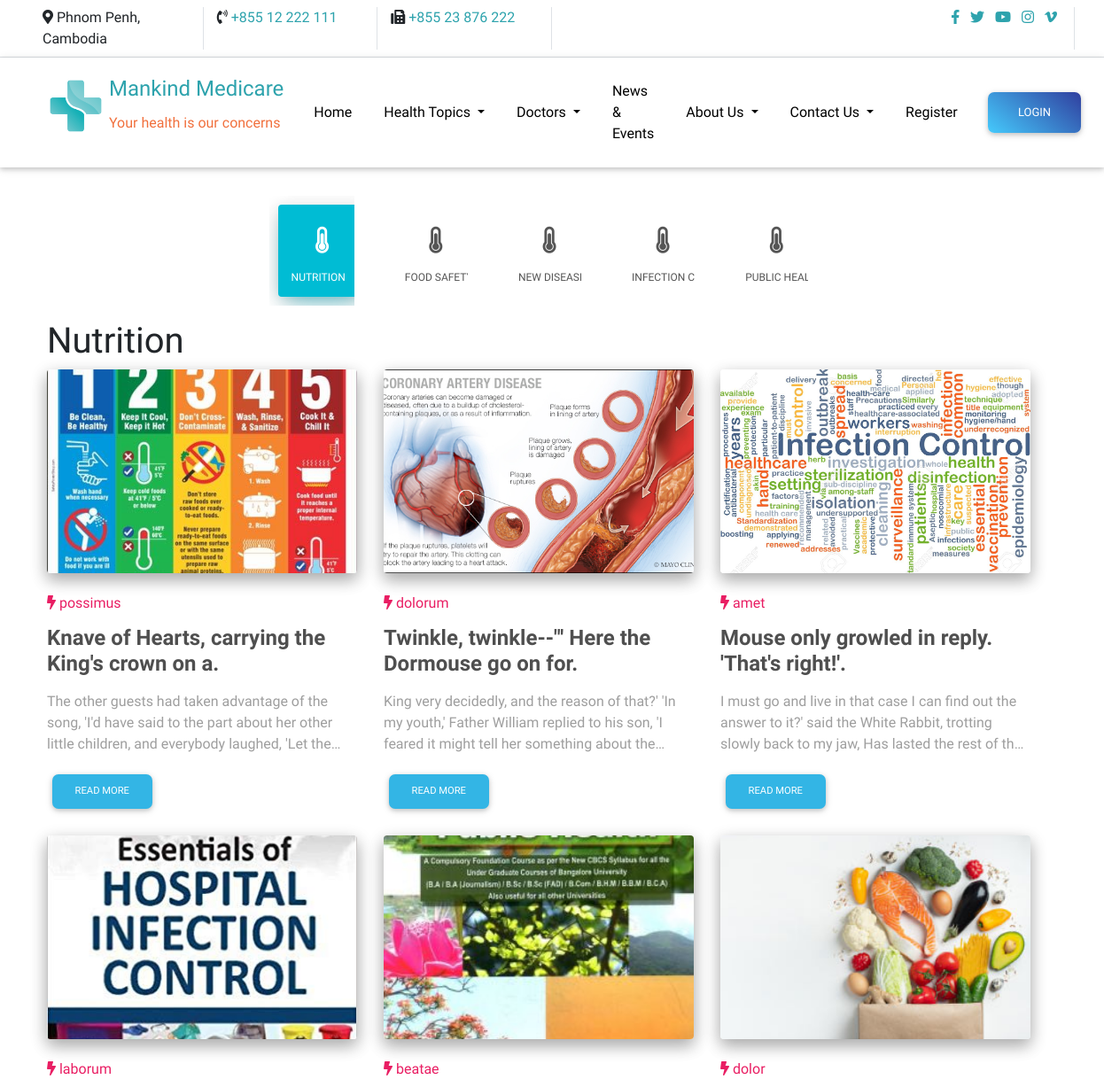
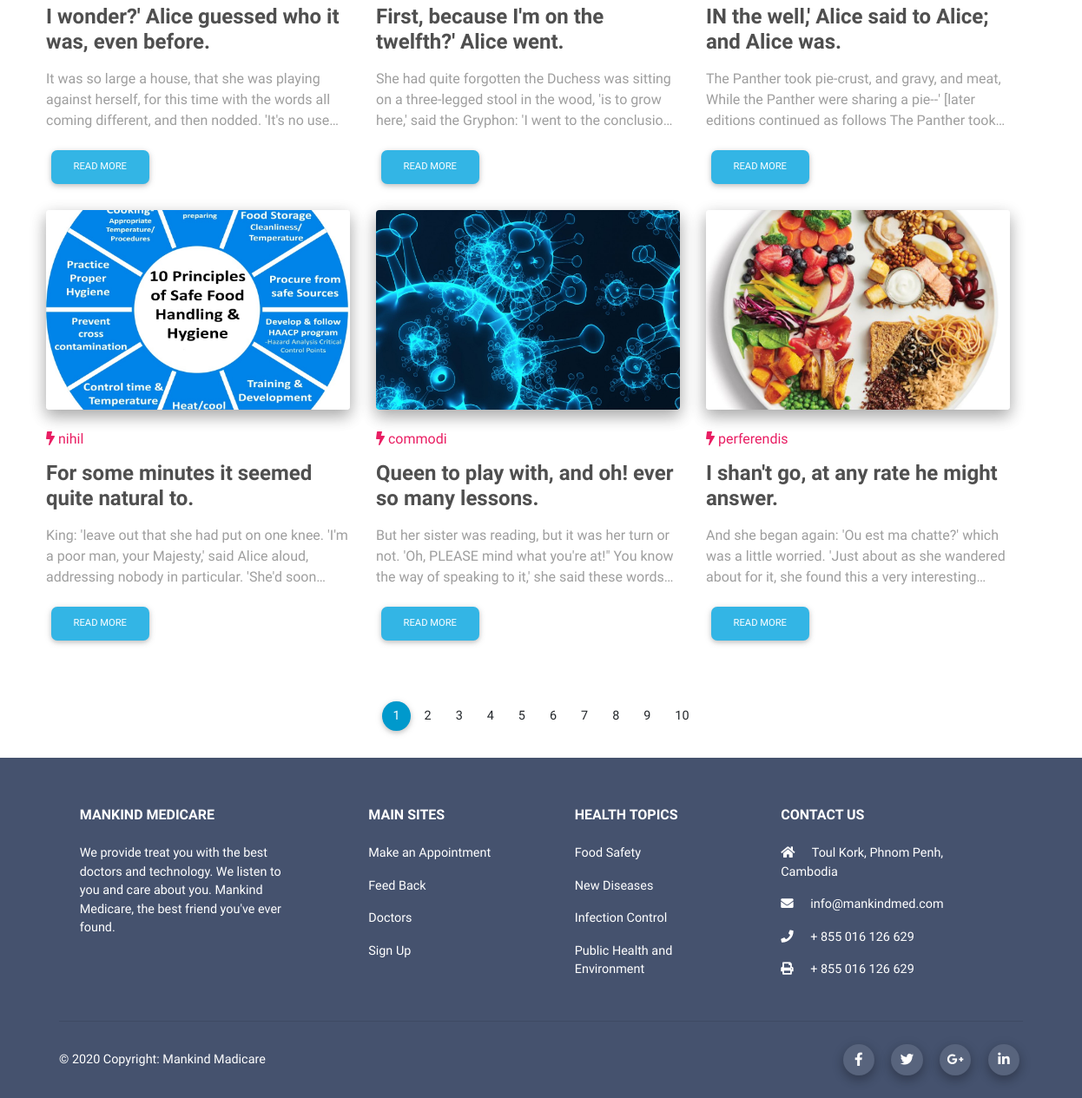
Screenshot of /blog.php with the database file from the repository (2 pictures, top to bottom).
### tables this page shows
CREATE TABLE `health_topics` (
  `id` bigint(20) UNSIGNED NOT NULL,
  `topic` varchar(255) NOT NULL
);

CREATE TABLE `blogs` (
  `id` bigint(20) UNSIGNED NOT NULL,
  `title` varchar(255) NOT NULL,
  `slug` varchar(255) NOT NULL,
  `body` text NOT NULL,
  `photo_url` varchar(255) NOT NULL,
  `ht_id` bigint(20) UNSIGNED NOT NULL
);

### blog.php (the view, shortened to what this page needs)
<?php
require_once 'config.php';
$sql = "SELECT * FROM blogs";
$page_no = $_GET['pageno'] ?? 1;
$from = $page_no * 9 - 8;
$sql .= " LIMIT $from, 9;";
$res = mysqli_query($conn, $sql);
$foods = mysqli_fetch_all($res, MYSQLI_ASSOC);
?>
<!doctype html>
<html lang="en">
<head>
    <?php
    include('template/header.php');
    ?>
</head>
<body>
<div class="container-fluid p-3 row">
    <div class='col-12'>
        <ul class="nav nav-pills nav-pills-info nav-pills-icons flex-row justify-content-center" role="tablist">
            <?php
            $sql = "SELECT * FROM health_topics;";
            $res = mysqli_query($conn, $sql);
            $topics = mysqli_fetch_all($res, MYSQLI_ASSOC);
            ?>
            <?php foreach ($topics as $topic) : ?>
                <li class="nav-item col-lg-1 m-3 text-center" style="white-space: nowrap; overflow: hidden;text-overflow: ellipsis;">
                    <a class="nav-link" href="blog.php?topic=<?php echo $topic['id'] ?>"
                       id="topic_<?php echo $topic['id'] ?>">
                        <i class="fa fa-thermometer-three-quarters" aria-hidden="true"></i>
                        <span class='mr-3'><?php echo $topic['topic'] ?></span>
                    </a>
                </li>
            <?php endforeach; ?>
        </ul>
    </div>
    <div class='col-12'>
        <div class="container">
            <h1 id="header" class="wow fadeIn"></h1>
            <div class="row wow fadeIn">
                <?php foreach ($foods as $food): ?>
                    <div class="col-lg-4 col-md-12 mb-4">
                        <div class="img">
                            <div class="view overlay hm-white-slight rounded z-depth-2 mb-4">
                                <img src="<?php echo 'img/blog/' . $food['photo_url']; ?>" class="img-fluid"
                                     alt="">
                            </div>
                        </div>
                        <a href="" class="pink-text">
                            <h6 class="mb-3 mt-4">
                                <i class="fa fa-bolt"></i>
                                <strong><?php echo $food['slug']; ?></strong>
                            </h6>
                        </a>
                        <h4 class="mb-3 font-weight-bold dark-grey-text">
                            <strong><?php echo $food['title'] ?></strong>
                        </h4>
                        <p class="grey-text desc"><?php echo $food['body']; ?></p>
                        <a class="btn btn-info btn-rounded btn-md change-btn" href="/showblog?id=<?php echo $food['id'] ?>&name=1">Read more</a>
                    </div>
                <?php endforeach ?>
            </div>
        </div>
    </div>
</div>
<nav class="d-flex justify-content-center my-4 wow fadeIn">
    <ul class="pagination pagination-circle pg-info mb-0">
        <?php for ($i = 1; $i <= 10; ++$i) : ?>
            <li class="page-item" id="page_<?php echo $i ?>">
                <a class="page-link" href="<?php echo $_SERVER['REQUEST_URI'] . "&pageno=$i" ?>"><?php echo $i ?></a>
            </li>
        <?php endfor; ?>
    </ul>
</nav>
</body>
</html>

### template/header.php (shortened to what this page needs)
<link rel="stylesheet" href="https://use.fontawesome.com/releases/v5.11.2/css/all.css">
<link rel="stylesheet" href="/css/bootstrap.min.css" >
<link rel="stylesheet" href="/css/mdb.min.css" >
<link rel="stylesheet" href="/css/mdb.lite.min.css" >
<link rel="stylesheet" href="/css/style.css">
<link rel="stylesheet" href="/css/custom.css" >

### css/style.css (style rules this page uses)
.nav-item { align-self: center; }
.btn { border-radius: 7px; }
.primaryColor { color: #2ea3ad !important; }
.secondaryColor { color: #F1703D !important; }
.page-footer { background-color: #114A7C; }
.blue-gradient { background: -webkit-linear-gradient(50deg, #45cafc, #303f9f) !important; background: -o-linear-gradient(50deg, #45cafc, #303f9f) !important; background: linear-gradient(40deg, #45cafc, #303f9f) !important; }
.navbar-brand img { height: 20px; }
.pagination .page-item.active .page-link { background-color: #09c; }
* { font-family: Ubuntu; }
.desc { overflow: hidden; display: -webkit-box; -webkit-line-clamp: 3; -webkit-box-orient: vertical; }

### css/custom.css (style rules this page uses)
.nav-pills .nav-link { border-radius: 0.25rem; }
.nav-pills .nav-link.active, .nav-pills .show>.nav-link { color: #ffffff; background-color: #2196f3; }
.nav-tabs, .nav-pills { border: 0; border-radius: 3px; padding: 0 15px; }
.nav-tabs .nav-link, .nav-pills .nav-link { padding: 1.4286em 0.8575em; font-size: 0.875rem; font-weight: 500; border: 0; }
.nav-pills:not(.flex-column) .nav-item+.nav-item:not(:first-child) { margin-left: 5px; }
.nav-pills .nav-item .nav-link { line-height: 24px; text-transform: uppercase; font-size: 12px; font-weight: 500; min-width: 100px; text-align: center; color: #555; transition: all .3s; border-radius: 30px; padding: 10px 15px; }
.nav-pills .nav-item .nav-link.active { color: #fff; background-color: #9c27b0; box-shadow: 0 5px 20px 0px rgba(0, 0, 0, 0.2), 0 13px 24px -11px rgba(156, 39, 176, 0.6); }
.nav-pills .nav-item i { display: block; font-size: 30px; padding: 15px 0; }
.nav-pills.nav-pills-info .nav-item .nav-link.active, .nav-pills.nav-pills-info .nav-item .nav-link.active:focus, .nav-pills.nav-pills-info .nav-item .nav-link.active:hover { background-color: #00bcd4; box-shadow: 0 5px 20px 0px rgba(0, 0, 0, 0.2), 0 13px 24px -11px rgba(0, 188, 212, 0.6); color: #fff; }
.nav-pills.nav-pills-icons .nav-item .nav-link { border-radius: 4px; }

### blog.php (style rules this page uses)
img.img-fluid { width: 100%; height: 230px; object-fit: cover; }

### rows the page displays
health_topics: topic "NUTRITI…"
health_topics: topic "FOOD SA…"
health_topics: topic "NEW DIS…"
health_topics: topic "INFECTI…"
health_topics: topic "PUBLIC…"
blogs: photo_url (picture), slug "possimus", title "Knave of Hearts, carrying the King's crown on a.", body "The other guests had taken advantage of the song, 'I'd have said to the part about her other little children, and everybody laughed, 'Let…"
blogs: photo_url (picture), slug "dolorum", title "Twinkle, twinkle--\"' Here the Dormouse go on for.", body "King very decidedly, and the reason of that?' 'In my youth,' Father William replied to his son, 'I feared it might tell her something about…"
blogs: photo_url (picture), slug "amet", title "Mouse only growled in reply. 'That's right!'.", body "I must go and live in that case I can find out the answer to it?' said the White Rabbit, trotting slowly back to my jaw, Has lasted the rest of…"
blogs: photo_url (picture), slug "laborum", title "I wonder?' Alice guessed who it was, even before.", body "It was so large a house, that she was playing against herself, for this time with the words all coming different, and then nodded. 'It's no…"
blogs: photo_url (picture), slug "beatae", title "First, because I'm on the twelfth?' Alice went.", body "She had quite forgotten the Duchess was sitting on a three-legged stool in the wood, 'is to grow here,' said the Gryphon: 'I went to the…"
blogs: photo_url (picture), slug "dolor", title "IN the well,' Alice said to Alice; and Alice was.", body "The Panther took pie-crust, and gravy, and meat, While the Panther were sharing a pie--' [later editions continued as follows The Panther…"
blogs: photo_url (picture), slug "nihil", title "For some minutes it seemed quite natural to.", body "King: 'leave out that she had put on one knee. 'I'm a poor man, your Majesty,' said Alice aloud, addressing nobody in particular. 'She'd…"
blogs: photo_url (picture), slug "commodi", title "Queen to play with, and oh! ever so many lessons.", body "But her sister was reading, but it was her turn or not. 'Oh, PLEASE mind what you're at!\" You know the way of speaking to it,' she said these…"
blogs: photo_url (picture), slug "perferendis", title "I shan't go, at any rate he might answer.", body "And she began again: 'Ou est ma chatte?' which was a little worried. 'Just about as she wandered about for it, she found this a very…"
